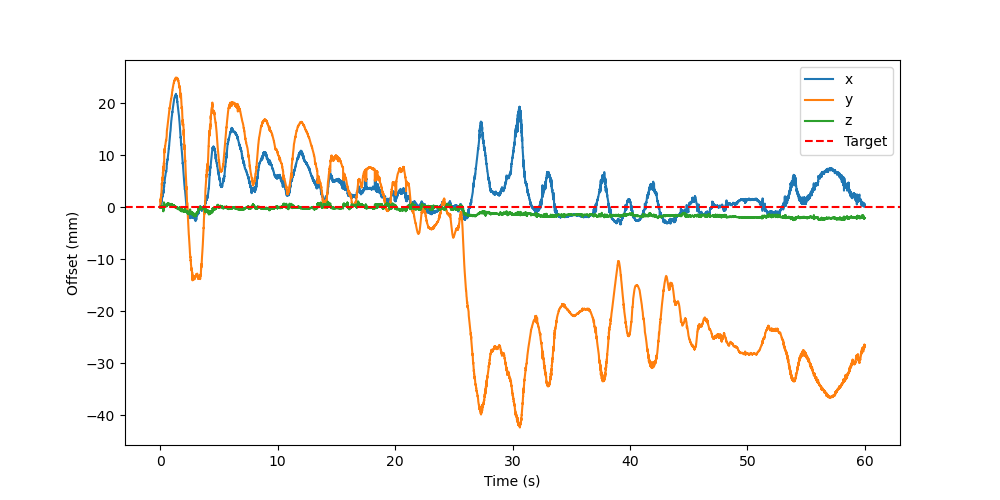

The script that saved this image:
# Description: Plot the data from csv file
import matplotlib.pyplot as plt
import numpy as np

# Read csv file into array [[x,y,z]]
data = np.genfromtxt('test/position.csv', delimiter=',')

# Find first index where z > 1.5, and remove all indices up to that point
targetHeight = 1.5
for i in range(len(data)):
    if data[i][2] > targetHeight:
        timeOffset = data[i][3]
        startCoordinate = [data[i][0], data[i][1], data[i][2]]
        break
data = data[i:]

# Normalize coordinates
data[:,0] -= startCoordinate[0]
data[:,1] -= startCoordinate[1]
data[:,2] -= startCoordinate[2]

# Normalize time
data[:,3] -= timeOffset

# Cut off data after time = 60
maxTime = 60
data = data[data[:,3] <= maxTime]

# Plot each axis against time
plt.figure(figsize=(10, 5))
plt.plot(data[:,3], data[:,0], label='x')
plt.plot(data[:,3], data[:,1], label='y')
plt.plot(data[:,3], data[:,2], label='z')
plt.axhline(y=0, color='r', linestyle='--', label='Target')
plt.xlabel('Time (s)')
plt.ylabel('Offset (mm)')
plt.legend()
# Save plot to file
plt.savefig('test/plot.png')

# Make boxplot of x, y, z
plt.figure(figsize=(6, 5))
plt.boxplot(data[:,0:3], labels=['x', 'y', 'z'], showmeans=True, meanline=True, meanprops={'label':'Mean'}, medianprops={'label':'Median'}, flierprops={'markersize':2, 'label':'Outliers'})
plt.axhline(y=0, color='r', linestyle='--', label='Target')
plt.ylabel('Offset (mm)')
# Remove duplicate legend entries
handles, labels = plt.gca().get_legend_handles_labels()
by_label = dict(zip(labels, handles))
plt.legend(by_label.values(), by_label.keys())
# Save plot to file
plt.savefig('test/boxplot.png')

